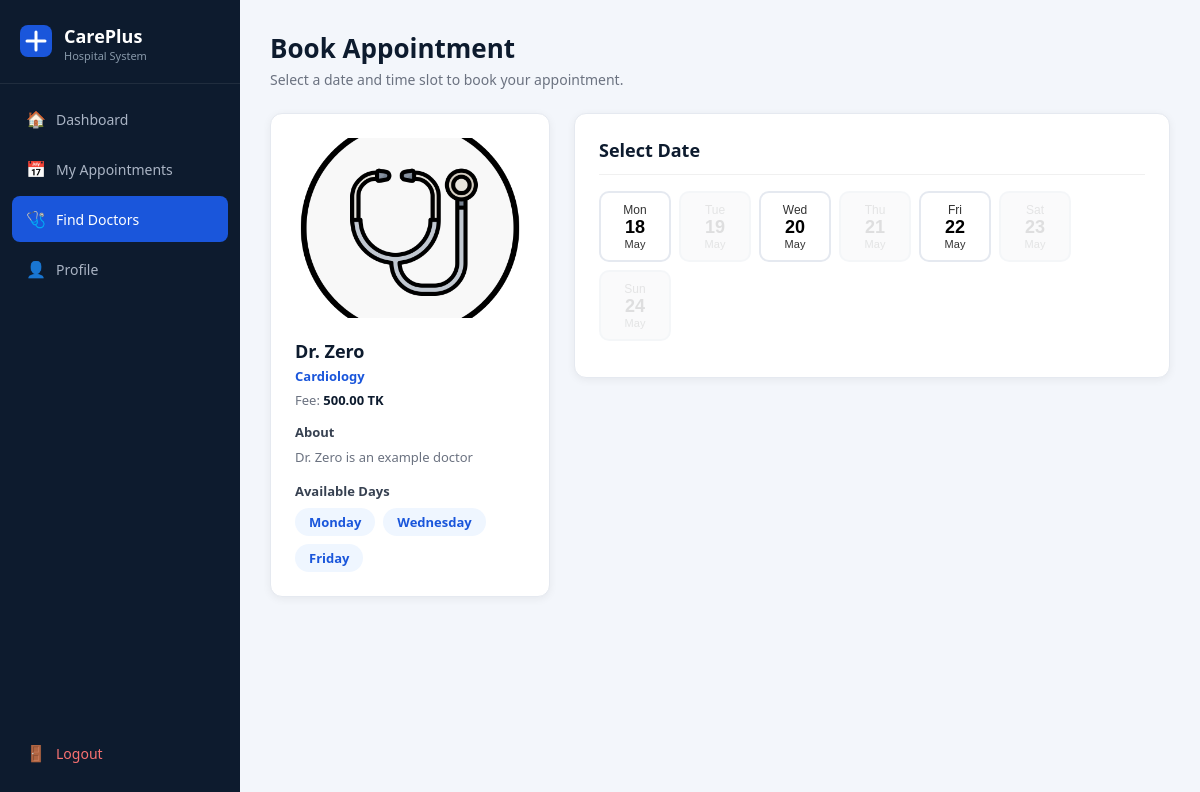
The app's page /View/BookAppointment.php?doctor_id=1 (signed in) with its own data.
### tables this page shows
CREATE TABLE `doctors` (
  `doctor_id` int(11) NOT NULL,
  `user_id` int(11) NOT NULL,
  `specialization_id` int(11) NOT NULL,
  `doctor_bio` text DEFAULT NULL,
  `doctor_fee` decimal(10,2) NOT NULL,
  `doctor_photo` varchar(255) NOT NULL,
  `doctor_availability` varchar(100) NOT NULL,
  `doctor_created_at` timestamp NOT NULL DEFAULT current_timestamp()
);

CREATE TABLE `users` (
  `user_id` int(11) NOT NULL,
  `user_name` varchar(60) NOT NULL,
  `user_email` varchar(60) NOT NULL,
  `user_password` varchar(255) NOT NULL,
  `user_role` enum('Patient','Doctor','Admin') NOT NULL,
  `user_dob` date DEFAULT NULL,
  `user_bg` varchar(10) DEFAULT NULL,
  `user_phone` varchar(20) DEFAULT NULL,
  `user_is_active` tinyint(1) NOT NULL DEFAULT 1,
  `user_created_at` timestamp(1) NOT NULL DEFAULT current_timestamp(1)
);

CREATE TABLE `specializations` (
  `specialization_id` int(11) NOT NULL,
  `specialization_name` varchar(100) NOT NULL
);

### Model/DoctorModel.php (called while the page is built, shortened)
<?php
class DoctorModel {
    function getDoctorById($conn, $doctorId) {
        $sql = "SELECT d.doctor_id, d.doctor_bio, d.doctor_fee, d.doctor_availability, d.doctor_photo, d.specialization_id,
                       u.user_id, u.user_name, u.user_email, u.user_is_active,
                       s.specialization_name
                FROM doctors d
                JOIN users u ON d.user_id = u.user_id
                JOIN specializations s ON d.specialization_id = s.specialization_id
                WHERE d.doctor_id = ?";
        $stmt = $conn->prepare($sql);
        $stmt->bind_param("i", $doctorId);
        $stmt->execute();
        $result = $stmt->get_result();
        $doctor = $result->fetch_assoc();
        return $doctor;
    }
}
?>

### View/BookAppointment.php (the view, shortened to what this page needs)
<?php
include_once "../Config/Db.php";
include_once "../Model/DoctorModel.php";
$db = new Db();
$conn = $db->connection();
$doctorModel = new DoctorModel();
$doctorId = isset($_GET['doctor_id']) ? (int)$_GET['doctor_id'] : 0;
$doctor = $doctorModel->getDoctorById($conn, $doctorId);
$next7Days = [];
for ($i = 0; $i < 7; $i++) {
    $ts = strtotime("+$i days");
    $next7Days[] = [
        'date'    => date('Y-m-d', $ts),
        'dayName' => date('D', $ts),
        'dayNum'  => date('d', $ts),
        'month'   => date('M', $ts),
        'fullDay' => date('l', $ts),
    ];
}
$availableDays = array_map('trim', explode(',', $doctor['doctor_availability']));
$photoSrc = !empty($doctor['doctor_photo'])
    ? '../' . $doctor['doctor_photo']
    : '../Asset/Public/Uploads/Doctors/default.png';
?>
<!DOCTYPE html>
<html lang="en">
<head>
    <link rel="stylesheet" href="Style.css">
</head>
<body>
<div class="layout">
    <?php include "PatientSidebar.php"; ?>
    <div class="main-content">
        <div class="page-header">
            <h1>Book Appointment</h1>
            <p>Select a date and time slot to book your appointment.</p>
        </div>
        <div style="display:grid; grid-template-columns:280px 1fr; gap:24px;">
            <div>
                <div class="card">
                    <img src="<?= htmlspecialchars($photoSrc) ?>"
                         style="width:100%; height:180px; object-fit:cover; border-radius:8px; margin-bottom:16px;"
                         alt="<?= htmlspecialchars($doctor['user_name']) ?>">
                    <div style="font-size:18px; font-weight:700; color:#0d1b2e;">
                        <?= htmlspecialchars($doctor['user_name']) ?>
                    </div>
                    <div style="color:#1a56db; font-size:13px; margin-top:4px; font-weight:600;">
                        <?= htmlspecialchars($doctor['specialization_name']) ?>
                    </div>
                    <div style="color:#6b7280; font-size:13px; margin-top:6px;">
                        Fee: <strong style="color:#0d1b2e;"><?= htmlspecialchars($doctor['doctor_fee']) ?> TK</strong>
                    </div>
                    <?php if ($doctor['doctor_bio']): ?>
                        <div style="margin-top:14px;">
                            <div style="font-size:13px; font-weight:600; color:#374151; margin-bottom:6px;">About</div>
                            <p style="font-size:13px; color:#6b7280; line-height:1.6;">
                                <?= htmlspecialchars($doctor['doctor_bio']) ?>
                            </p>
                        </div>
                    <?php endif; ?>
                    <div style="margin-top:14px;">
                        <div style="font-size:13px; font-weight:600; color:#374151; margin-bottom:8px;">Available Days</div>
                        <div class="day-pills">
                            <?php foreach ($availableDays as $day): ?>
                                <span class="day-pill"><?= htmlspecialchars($day) ?></span>
                            <?php endforeach; ?>
                        </div>
                    </div>
                </div>
            </div>
            <div>
                <div class="card">
                    <div class="card-title">Select Date</div>
                    <div class="date-slots">
                        <?php foreach ($next7Days as $dayInfo):
                            $isAvailable = in_array($dayInfo['fullDay'], $availableDays);
                        ?>
                        <button type="button"
                                class="date-btn <?= !$isAvailable ? 'disabled-day' : '' ?>"
                                data-date="<?= $dayInfo['date'] ?>"
                                <?= !$isAvailable ? 'disabled' : '' ?>
                                onclick="selectDate(this, '<?= $dayInfo['date'] ?>', <?= $doctorId ?>)">
                            <div class="date-day"><?= $dayInfo['dayName'] ?></div>
                            <div class="date-num"><?= $dayInfo['dayNum'] ?></div>
                            <div class="date-month"><?= $dayInfo['month'] ?></div>
                        </button>
                        <?php endforeach; ?>
                    </div>
                </div>
            </div>
        </div>
    </div>
</div>
</body>
</html>

### View/Style.css (style rules this page uses)
* { box-sizing: border-box; margin: 0; padding: 0; }
body { font-family: 'Segoe UI', Tahoma, Geneva, Verdana, sans-serif; background: #f3f6fb; color: #1a1a2e; min-height: 100vh; }
.layout { display: flex; min-height: 100vh; }
.main-content { margin-left: 240px; flex: 1; padding: 30px; min-height: 100vh; }
.page-header { margin-bottom: 24px; }
.page-header h1 { font-size: 26px; font-weight: 700; color: #0d1b2e; }
.page-header p { color: #6b7280; font-size: 14px; margin-top: 4px; }
.card { background: #fff; border-radius: 12px; padding: 24px; box-shadow: 0 2px 8px rgba(0,0,0,0.06); border: 1px solid #e5e9f0; margin-bottom: 24px; }
.card-title { font-size: 18px; font-weight: 600; color: #0d1b2e; margin-bottom: 16px; padding-bottom: 12px; border-bottom: 1px solid #f0f0f0; }
.date-slots { display: flex; gap: 8px; flex-wrap: wrap; margin: 12px 0; }
.date-btn { padding: 10px 14px; border-radius: 10px; border: 2px solid #e5e9f0; background: #fff; cursor: pointer; text-align: center; transition: all 0.2s; min-width: 72px; }
.date-btn .date-day { font-size: 12px; opacity: 0.8; }
.date-btn .date-num { font-size: 18px; font-weight: 700; }
.date-btn .date-month { font-size: 11px; opacity: 0.8; }
.day-pills { display: flex; gap: 8px; flex-wrap: wrap; margin-top: 8px; }
.day-pill { padding: 5px 14px; border-radius: 999px; background: #eff6ff; color: #1a56db; font-size: 13px; font-weight: 600; }

### View/BookAppointment.php (style rules this page uses)
.disabled-day { opacity:0.4; cursor:not-allowed; background:#f3f4f6; }

### records on screen
doctors: doctor_photo (placeholder picture), user.user_name "Dr. Zero", specialization.specialization_name "Cardiology", doctor_fee "500.00", doctor_bio "Dr. Zero is an example doctor", doctor_availability "Monday", doctor_availability "Wednesday", doctor_availability "Friday"

### other values on screen
$dayInfo['dayName'] "Mon"
$dayInfo['dayNum'] "18"
$dayInfo['month'] "May"
$dayInfo['dayName'] "Tue"
$dayInfo['dayNum'] "19"
$dayInfo['dayName'] "Wed"
$dayInfo['dayNum'] "20"
$dayInfo['dayName'] "Thu"
$dayInfo['dayNum'] "21"
$dayInfo['dayName'] "Fri"
$dayInfo['dayNum'] "22"
$dayInfo['dayName'] "Sat"
$dayInfo['dayNum'] "23"
$dayInfo['dayName'] "Sun"
$dayInfo['dayNum'] "24"
